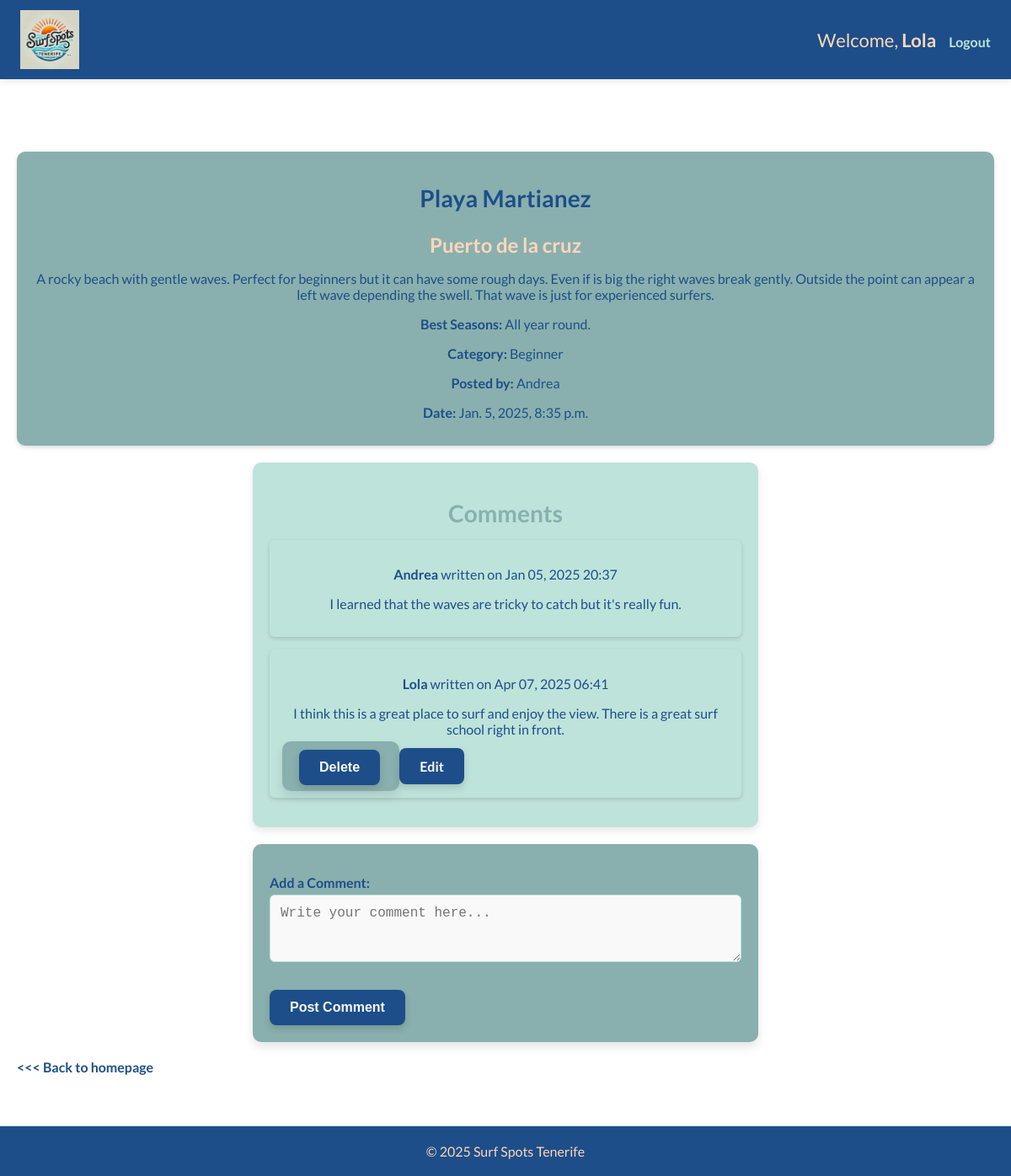
Page /surf_spots/detail/1/ (signed in) on the committed database.
### users_account/models.py (models this page shows, shortened)
class NovaUser(AbstractUser):
    pass

class SurfSpot(models.Model):
    CATEGORY_CHOICES = [
        ("Beginner", "Beginner"),
        ("Advanced", "Advanced"),
        ("For Everyone", "For Everyone"),
    ]
    title = models.CharField(max_length=50)
    location = models.CharField(max_length=50)
    description = models.TextField()
    best_seasons = models.CharField(max_length=300, blank=True, null=True)
    category = models.CharField(max_length=20, choices=CATEGORY_CHOICES, default="For Everyone") # New category field
    user = models.ForeignKey(settings.AUTH_USER_MODEL, on_delete=models.CASCADE)
    created_at = models.DateTimeField(auto_now_add=True)

class Comment(models.Model):
    surf_spot = models.ForeignKey(SurfSpot, on_delete=models.CASCADE, related_name="comments")#a foreign key to the Surf Spot linking to each comment.
    user = models.ForeignKey(settings.AUTH_USER_MODEL, on_delete=models.CASCADE)
    content = models.TextField() #content of the comment
    created_at = models.DateTimeField(auto_now_add=True) # timestamp when was the comment created

### users_account/views.py (the view)
# urls.py: path('surf_spots/detail/<int:spot_id>/', views.surf_spot_detail, name='surf_spot_detail'),
@login_required
def surf_spot_detail(request, spot_id):
    form = CommentForm()
    surf_spot = get_object_or_404(SurfSpot, id=spot_id)
    return render(request, 'users_account/surf_spot_detail.html', {'surf_spot': surf_spot, 'comment_form': form})

### users_account/forms.py
class CommentForm (forms.ModelForm):
    class Meta:
        model = Comment
        fields = ['content'] # Only include the content field for user input
        widgets = {
            'content': forms.Textarea(attrs={
                'class': 'form-control',
                'placeholder': 'Write your comment here...',
                'rows': 3,
            })
        }
        labels = {
            'content': 'Add a Comment',
        }

### users_account/templates/users_account/surf_spot_detail.html (shortened to what this page needs)
{% extends 'base.html' %}
{% block content %}
<div class="main-content">
    <div class="surf-spot">
        <h2 class="spot-title">{{ surf_spot.title }}</h2>
        <h3><strong> {{ surf_spot.location }} </strong></h3>
        <p>{{ surf_spot.description }}</p>
        <p><strong>Best Seasons:</strong> {{ surf_spot.best_seasons }}</p>
        <p><strong>Category:</strong> {{ surf_spot.category }}</p>
        <p><strong>Posted by:</strong> {{ surf_spot.user.username }}</p>
        <p><strong>Date:</strong> {{ surf_spot.created_at }}</p>
    </div>
    <div class="comments-section">
        <h2>Comments</h2>
        {% if surf_spot.comments.exists %}
        {% for comment in surf_spot.comments.all %}
        <div class="comment">
            <p><strong>{{ comment.user.username }}</strong> written on {{ comment.created_at|date:"M d, Y H:i" }}
            </p>
            <p>{{ comment.content }}</p>
            {% if request.user.is_superuser or comment.user == request.user %}
            <form method="POST" action="{% url 'delete_comment' comment.id %}" style="display:inline;">
                <button type="submit" class="btn-primary">Delete</button>
            </form>
            <a href="{% url 'edit_comment' comment.id %}" class="edit-btn">Edit</a>
            {% endif %}
        </div>
        {% endfor %}
        {% else %}
        <p>No comments yet.</p>
        {% endif %}
    </div>
    {% if request.user.is_authenticated %}
    <div class="comment-form">
        <form method="POST" action="{% url 'add_comment' surf_spot.id %}">
            {{ comment_form.as_p }}
            <button type="submit" class="btn-primary">Post Comment</button>
        </form>
    </div>
    <a href="{% url 'home' %}" class="link">
        <<< Back to homepage</a>
            {% else %}
            <p>You must <a href="{% url 'login' %}">Log in</a> to post a comment.</p>
            {% endif %}
</div>
{% endblock %}

### templates/base.html (shortened to what this page needs)
{% load static %}
<!DOCTYPE html>
<html lang="en">
<head>
    <link rel="stylesheet" href="{% static 'css/styles.css' %}">
</head>
<body>
    <nav class="navbar">
        <div class="nav-container">
            <a href="{% url 'home' %}" class="logo">
                <img src="{% static 'images/logo.png' %}" alt="Surf Spots Logo" class="logo-img">
            </a>
            <ul class="nav-links">
                {% if request.user.is_authenticated %}
                <li>Welcome, <strong>{{ request.user.username }}</strong></li>
                <li><a href="{% url 'logout' %}" class="nav-link">Logout</a></li>
                {% else %}
                <li><a href="{% url 'login' %}" class="nav-link">Login</a></li>
                {% endif %}
            </ul>
        </div>
    </nav>
    <main>
        {% block content %}{% endblock %}
    </main>
    <footer>
        <p>&copy; 2025 Surf Spots Tenerife</p>
    </footer>
</body>
</html>

### static/css/styles.css (style rules this page uses)
:root { --light-orange: #FFD6BA; --light-green: #BEE3DB; --mint-green: #89B0AE; --dark: #1D4E89; --light: #FAF9F9; }
*, *::before, *::after { box-sizing: inherit; }
body, html { margin: 0; padding: 0; box-sizing: border-box; font-family: 'Lato', sans-serif; overflow-x: hidden; scroll-behavior: smooth; }
.navbar { background-color: var(--dark); padding: 12px 24px; position: fixed; top: 0; left: 0; width: 100%; z-index: 1000; box-shadow: 0 2px 8px rgba(0, 0, 0, 0.1); color: var(--light); }
.nav-container { display: flex; justify-content: space-between; align-items: center; flex-wrap: wrap; max-width: 1200px; margin: 0 auto; }
.nav-links { list-style: none; display: flex; flex-wrap: wrap; align-items: center; gap: 15px; }
.nav-links li { color: var(--light-orange); }
.nav-links a { text-decoration: none; color: var(--light-green); font-weight: bold; font-size: 16px; transition: color 0.3s ease; }
.logo { display: flex; align-items: center; gap: 12px; color: var(--light-orange); font-weight: bold; text-decoration: none; font-size: 22px; }
.logo-img { height: 70px; width: auto; }
h1, h2, h3, p { margin-bottom: 15px; text-align: center; color: var(--dark); }
h2 { font-size: clamp(20px, 4vw, 28px); color: var(--mint-green); }
h3 { font-size: clamp(18px, 3vw, 24px); color: var(--light-orange); }
p, li, .nav-links a { font-size: clamp(18px, 2.5vw, 22px); }
p, form label, form input, form textarea, form select, .nav-links a, .comment, .surf-spot, button { font-size: clamp(14px, 2.5vw, 16px); }
button, .btn-primary, .delete-btn, .edit-btn, .post-comment-btn { background-color: var(--dark); color: var(--light); border: none; padding: 12px 24px; border-radius: 8px; font-size: 16px; font-weight: bold; cursor: pointer; text-decoration: none; box-shadow: 0 4px 8px rgba(0, 0, 0, 0.15); transition: all 0.3s ease-in-out; }
a { cursor: pointer; color: var(--dark); text-decoration: none; transition: transform 0.2s ease, color 0.2s ease; font-weight: 700; }
main { padding-top: 80px; }
.main-content { padding: 20px; padding-top: 100px; margin: 0 auto; max-width: 1200px; }
.spot-title { color: var(--dark); }
form { background: var(--mint-green); padding: 20px; border-radius: 10px; box-shadow: 0 6px 12px rgba(0, 0, 0, 0.1); margin: 20px auto; width: 100%; max-width: 600px; color: var(--dark); }
form label { display: flex; font-weight: bold; margin-bottom: 5px; margin-top: 0; }
form input, form textarea, form select { width: 100%; padding: 12px; margin-bottom: 15px; border: 1px solid var(--light-green); border-radius: 6px; font-size: 16px; background-color: var(--light); }
.surf-spot { background: var(--mint-green); padding: 15px; border-radius: 10px; margin-bottom: 20px; box-shadow: 0 2px 5px rgba(0, 0, 0, 0.15); color: white; }
.comments-section { background-color: var(--light-green); padding: 20px; border-radius: 10px; box-shadow: 0 4px 10px rgb(0, 0, 0, 0.1); max-width: 600px; margin: 20px auto; }
.comment { padding: 15px; margin-bottom: 15px; background-color: var(--light-green); border-radius: 6px; color: var(--dark); box-shadow: 0 2px 5px rgba(0, 0, 0, 0.15); }
footer { background-color: var(--dark); color: var(--light-orange); padding: 20px; text-align: center; font-size: 16px; margin-top: 40px; border-top: 1px solid var(--light-green); position: relative; z-index: 10; }
footer p { margin: 0; color: var(--light-orange); text-align: center; }

### rows in the picture
NovaUser: user.username "Lola"
SurfSpot: title "Playa Martianez", location "Puerto de la cruz", description "A rocky beach with gentle waves. Perfect for beginners but it can have some rough days. Even if is big the right waves break gently. Outside the point can appear a left wave depending the swell. That wave is just for experienced surfers.", best_seasons "All year round.", category "Beginner", user.username "Andrea", created_at "Jan. 5, 2025, 8:35 p.m."
Comment: user.username "Andrea", created_at "Jan 05, 2025 20:37", content "I learned that the waves are tricky to catch but it's really fun."
Comment: user.username "Lola", created_at "Apr 07, 2025 06:41", content "I think this is a great place to surf and enjoy the view. There is a great surf school right in front.", shows "Delete"
